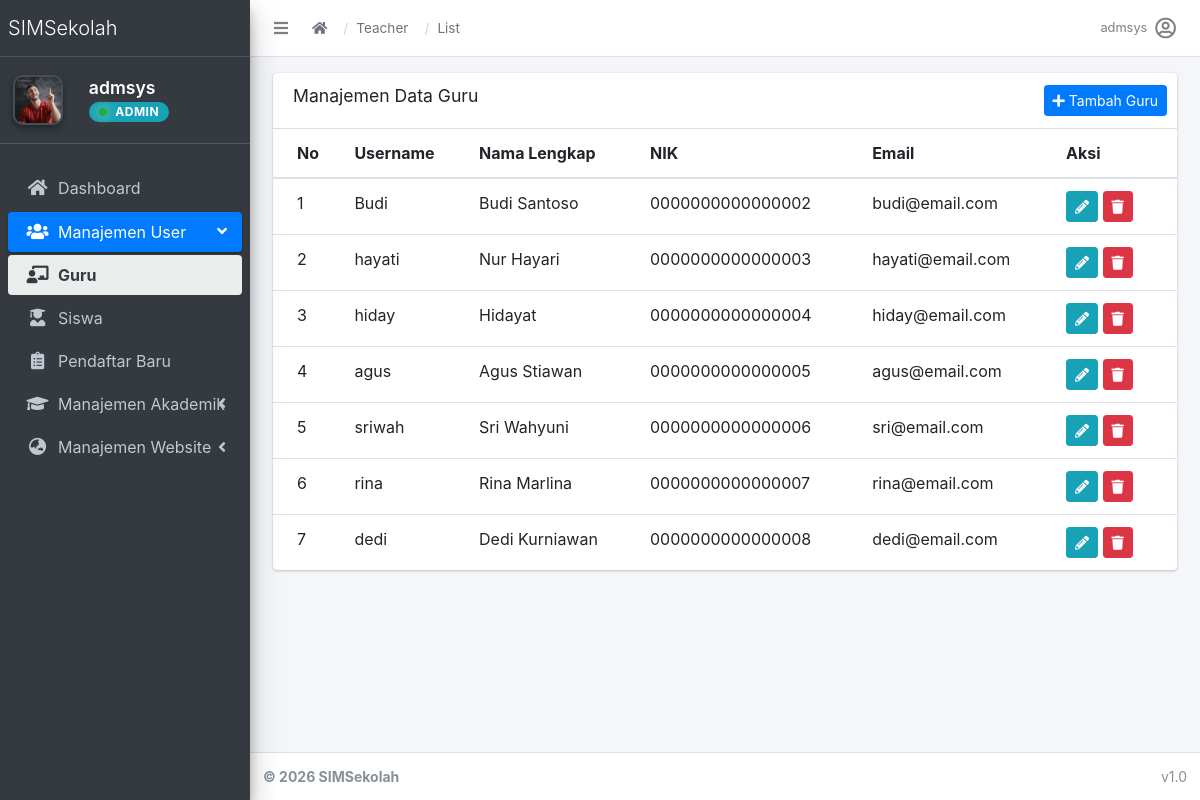
/accounts/teachers/ (signed in), run on an earlier commit of the app's database.
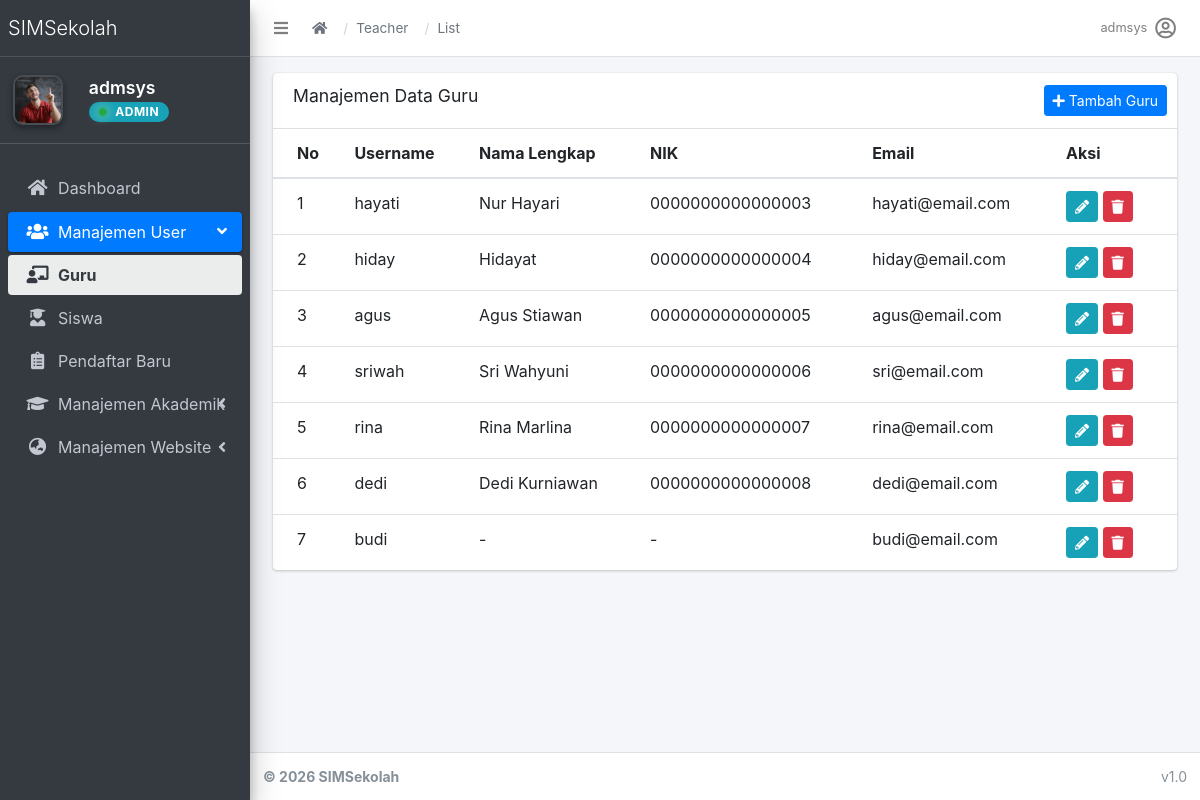
And on a later commit of the database.
### apps/accounts/models.py (models this page shows, shortened)
class User(AbstractUser):
    role = models.CharField(
        max_length=20,
        choices=(
            ('admin', 'Admin'),
            ('operator', 'Operator'),
            ('teacher', 'Teacher'),
            ('student', 'Student'),
        ),
        default='student'
    )

class UserProfile(models.Model):
    GENDER_CHOICES = (
        ('L', 'Laki-laki'),
        ('P', 'Perempuan'),
    )
    user = models.OneToOneField(User, on_delete=models.CASCADE)
    nama_lengkap = models.CharField(max_length=150, blank=True)
    nik = models.CharField(max_length=16, blank=True)
    jenis_kelamin = models.CharField(max_length=1, choices=GENDER_CHOICES, blank=True)
    tempat_lahir = models.CharField(max_length=100, blank=True)
    tanggal_lahir = models.DateField(null=True, blank=True)
    nama_ibu_kandung = models.CharField(max_length=150, blank=True)
    nama_sekolah = models.CharField(max_length=200, blank=True)
    npsn = models.CharField(max_length=20, blank=True)
    alamat_sekolah = models.TextField(blank=True)
    email_unit_kerja = models.EmailField(blank=True)
    alamat_rumah = models.TextField(blank=True)
    no_hp = models.CharField(max_length=20, blank=True)
    email_pribadi = models.EmailField(blank=True)
    pendidikan_terakhir = models.CharField(max_length=100, blank=True)
    jurusan = models.CharField(max_length=100, blank=True)
    gelar = models.CharField(max_length=50, blank=True)

### apps/accounts/views.py (the view)
# urls.py: path('teachers/', views.teacher_list, name='teacher_list'),
@admin_only
def teacher_list(request):
    teachers = User.objects.filter(role='teacher')
    return render(request, 'accounts/teacher_list.html', {'teachers': teachers})

### apps/accounts/templatetags/account_tags.py (called while the page is built)
@register.inclusion_tag('accounts/partials/user_info.html') # Sesuaikan template tag Suhu
def user_profile_info(user):
    profile = None
    if user.is_authenticated:
        if hasattr(user, 'userprofile'):
            profile = user.userprofile
        elif hasattr(user, 'student_profile'):
            profile = user.student_profile
    return {
        'user': user,
        'profile': profile,
    }

### apps/core/context_processors.py (called while the page is built)
def theme(request):
    return {
        "THEME": settings.THEME
    }

def breadcrumbs(request):
    breadcrumbs = []
    if request.resolver_match:
        url_name = request.resolver_match.url_name
        if url_name:
            parts = url_name.split("_")
            for part in parts:
                breadcrumbs.append({
                    "name": part.capitalize(),
                    "url": ""
                })
    return {
        "breadcrumbs": breadcrumbs
    }

### apps/accounts/templates/accounts/teacher_list.html (shortened to what this page needs)
{% extends 'admin/base.html' %}
{% load static %}
{% block content %}
<div class="container-fluid">
    <div class="row">
        <div class="col-12">
            <div class="card">
                <div class="card-header">
                    <h3 class="card-title">Manajemen Data Guru</h3>
                    <div class="card-tools">
                        <a href="{% url 'accounts:teacher_create' %}" class="btn btn-primary btn-sm">
                            <i class="fas fa-plus"></i> Tambah Guru
                        </a>
                    </div>
                </div>
                <div class="card-body table-responsive p-0">
                    <table class="table table-hover text-nowrap">
                        <thead>
                            <tr>
                                <th>No</th>
                                <th>Username</th>
                                <th>Nama Lengkap</th>
                                <th>NIK</th>
                                <th>Email</th>
                                <th>Aksi</th>
                            </tr>
                        </thead>
                        <tbody>
                            {% for teacher in teachers %}
                            <tr>
                                <td>{{ forloop.counter }}</td>
                                <td>{{ teacher.username }}</td>
                                <td>{{ teacher.userprofile.nama_lengkap|default:"-" }}</td>
                                <td>{{ teacher.userprofile.nik|default:"-" }}</td>
                                <td>{{ teacher.email }}</td>
                                <td>
                                    <a href="{% url 'accounts:teacher_edit' teacher.pk %}" class="btn btn-info btn-sm">
                                        <i class="fas fa-pencil-alt"></i>
                                    </a>
                                    <button class="btn btn-danger btn-sm" onclick="confirmDelete('{{ teacher.pk }}', '{{ teacher.username }}')">
                                        <i class="fas fa-trash"></i>
                                    </button>
                                </td>
                            </tr>
                            {% empty %}
                            <tr>
                                <td colspan="6" class="text-center">Belum ada data guru.</td>
                            </tr>
                            {% endfor %}
                        </tbody>
                    </table>
                </div>
                </div>
        </div>
    </div>
</div>
{% endblock %}

### templates/admin/partials/navbar.html (shortened to what this page needs)
<nav class="main-header navbar navbar-expand navbar-white navbar-light">
  <ul class="navbar-nav">
    <li class="nav-item">
      <a class="nav-link" data-widget="pushmenu" href="#" role="button">
        <i class="fas fa-bars"></i>
      </a>
    </li>
  </ul>
  <nav aria-label="breadcrumb" class="d-none d-md-flex align-items-center ml-2">
    <ol class="breadcrumb">
      <li class="breadcrumb-item">
        <a href="{% url 'dashboard' %}"><i class="fas fa-home"></i></a>
      </li>
      {% for crumb in breadcrumbs %}
        {% if crumb.url %}
          <li class="breadcrumb-item">
            <a href="{{ crumb.url }}">{{ crumb.name }}</a>
          </li>
        {% else %}
          <li class="breadcrumb-item active" aria-current="page">
            {{ crumb.name }}
          </li>
        {% endif %}
      {% endfor %}
    </ol>
  </nav>
  <ul class="navbar-nav ml-auto">
  <li class="nav-item dropdown">
    <a class="nav-link d-flex align-items-center" data-toggle="dropdown" href="#">
      <span class="mr-2 d-none d-lg-inline text-gray-600 small">
        {% if request.user.role == 'student' %}
          {{ request.user.student_profile.nama_lengkap|default:request.user.username }}
        {% elif request.user.role == 'teacher' %}
          {{ request.user.teacher_profile.nama_lengkap|default:request.user.username }}
        {% else %}
          {{ request.user.username }}
        {% endif %}
      </span>
      {% if request.user.role == 'student' and request.user.student_profile.foto %}
        <img src="{{ request.user.student_profile.foto.url }}" class="img-circle elevation-2" style="width: 30px; height: 30px; object-fit: cover;">
      {% elif request.user.role == 'teacher' and request.user.teacher_profile.foto %}
        <img src="{{ request.user.teacher_profile.foto.url }}" class="img-circle elevation-2" style="width: 30px; height: 30px; object-fit: cover;">
      {% else %}
        <i class="far fa-user-circle fa-lg"></i>
      {% endif %}
    </a>
  </li>
</ul>
</nav>

What changed in the data, as far as the page shows it:
removed User: username "Budi", userprofile.nama_lengkap "Budi Santoso", userprofile.nik "0000000000000002", email "budi@email.com"
added User: username "budi", userprofile.nama_lengkap "-", userprofile.nik "-", email "budi@email.com"
